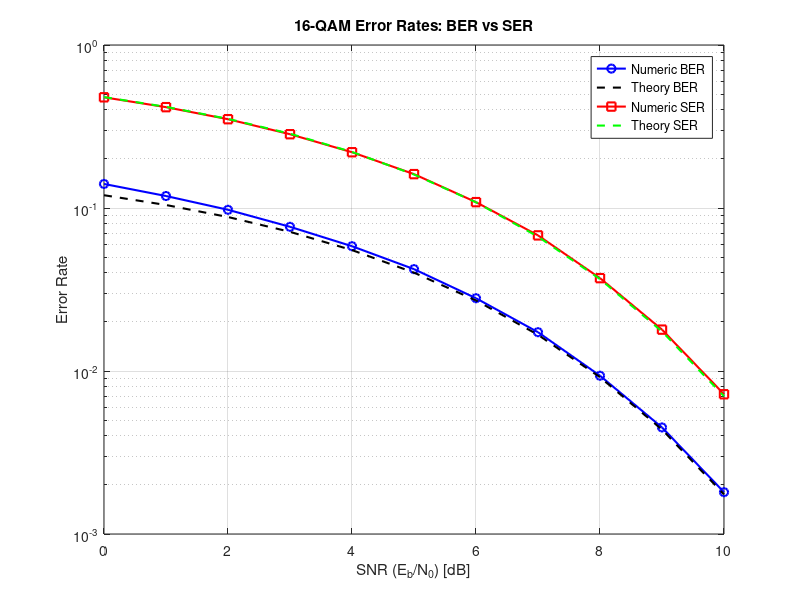
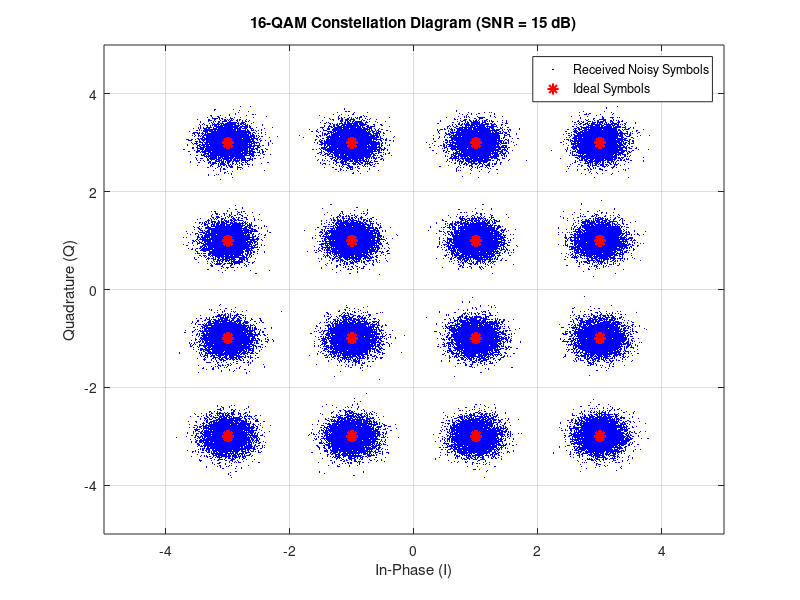

Reproduce these figures in MATLAB, in order.
% System simulation parameters for 16-QAM
N_bits = 4e5; % Total number of random bits (multiple of 4)
N_symb = N_bits / 4; % Number of symbols (4 bits per 16-QAM symbol)
SNR_dB = 0:1:10; % Vector of Signal-to-Noise Ratio (Eb/N0) in dB
SNR_lin = 10.^(SNR_dB / 10); % Conversion from dB to linear scale

% Preallocate arrays to store results
simulated_BER = zeros(1, length(SNR_dB));
theoretical_BER = zeros(1, length(SNR_dB));
simulated_SER = zeros(1, length(SNR_dB));
theoretical_SER = zeros(1, length(SNR_dB));

for k = 1:length(SNR_dB)
    % 1. Generate bit stream for 4 bits per symbol
    b1 = randi([0 1], 1, N_symb); 
    b2 = randi([0 1], 1, N_symb); 
    b3 = randi([0 1], 1, N_symb); 
    b4 = randi([0 1], 1, N_symb); 
    
    % 2. Symbol mapping with Gray coding (PAM-4 for I and Q)
    I = zeros(1, N_symb);
    I(b1 == 0 & b2 == 0) = -3;
    I(b1 == 0 & b2 == 1) = -1;
    I(b1 == 1 & b2 == 1) =  1;
    I(b1 == 1 & b2 == 0) =  3;
    
    Q = zeros(1, N_symb);
    Q(b3 == 0 & b4 == 0) = -3;
    Q(b3 == 0 & b4 == 1) = -1;
    Q(b3 == 1 & b4 == 1) =  1;
    Q(b3 == 1 & b4 == 0) =  3;
    
    % Define complex symbol as S = I + 1j*Q
    S_k = I + 1j * Q; 
    
    % 3. Add noise - AWGN channel
    % The symbols are +/-1, +/-3 in both I and Q.
    % Average symbol energy Es = E(|I|^2) + E(|Q|^2) = 5 + 5 = 10.
    % Bit energy Eb = Es / 4 = 10 / 4 = 2.5.
    N0 = 2.5 / SNR_lin(k);
    
    % Generate complex Gaussian noise
    n_k = sqrt(N0 / 2) * (randn(1, N_symb) + 1j * randn(1, N_symb)); 
    
    % Received signal: r = S + n = rI + jrQ
    r_k = S_k + n_k; 
    r_I = real(r_k);
    r_Q = imag(r_k);
    
    % 4. Decision for I and Q according to decision law for 4-PAM
    % Start that all the decision vector elements are -3
    dec_I = -3 * ones(1, N_symb);
    dec_Q = -3 * ones(1, N_symb);
    
    % Find vector indices and set decisions for I
    dec_I(r_I >= -2) = -1;
    dec_I(r_I >= 0)  =  1;
    dec_I(r_I >= 2)  =  3; 
    
    % Find vector indices and set decisions for Q
    dec_Q(r_Q >= -2) = -1;
    dec_Q(r_Q >= 0)  =  1;
    dec_Q(r_Q >= 2)  =  3;
    
    % 5. Symbol to bit conversion (Inverse Gray coding)
    dec_b1 = zeros(1, N_symb); dec_b2 = zeros(1, N_symb);
    dec_b3 = zeros(1, N_symb); dec_b4 = zeros(1, N_symb);
    
    dec_b1(dec_I == 1 | dec_I == 3) = 1;
    dec_b2(dec_I == -1 | dec_I == 1) = 1;
    
    dec_b3(dec_Q == 1 | dec_Q == 3) = 1;
    dec_b4(dec_Q == -1 | dec_Q == 1) = 1;
    
    % 6. Calculate SER and BER numerically
    % Error_bit = error_b1 + error_b2 + error_b3 + error_b4
    err_b1 = sum(b1 ~= dec_b1);
    err_b2 = sum(b2 ~= dec_b2);
    err_b3 = sum(b3 ~= dec_b3);
    err_b4 = sum(b4 ~= dec_b4);
    
    % BER = sum(Error_bit)/(4Nsymb)
    total_bit_errors = err_b1 + err_b2 + err_b3 + err_b4;
    simulated_BER(k) = total_bit_errors / (4 * N_symb); 
    
    % SER = sum(Error_symb)/(Nsymb)
    err_symb = (I ~= dec_I) | (Q ~= dec_Q);
    simulated_SER(k) = sum(err_symb) / N_symb;
    
    % 7. Theoretical results for 16-QAM
    % Probability of error in one dimension (PAM-4)
    P_sqrtM = 1.5 * qfunc(sqrt(0.8 * SNR_lin(k)));
    
    % SER for square QAM: 1 - (1 - P_sqrtM)^2
    theoretical_SER(k) = 1 - (1 - P_sqrtM)^2;
    
    % Theoretical BER with Gray coding is approximately SER / log2(M)
    theoretical_BER(k) = theoretical_SER(k) / 4;
end

% Plot the graph - Compare BER and SER
figure;
semilogy(SNR_dB, simulated_BER, 'bo-', 'LineWidth', 1.5, 'MarkerSize', 6);
hold on;
semilogy(SNR_dB, theoretical_BER, 'k--', 'LineWidth', 1.5);
semilogy(SNR_dB, simulated_SER, 'rs-', 'LineWidth', 1.5, 'MarkerSize', 6);
semilogy(SNR_dB, theoretical_SER, 'g--', 'LineWidth', 1.5);
grid on;
xlabel('SNR (E_b/N_0) [dB]');
ylabel('Error Rate');
title('16-QAM Error Rates: BER vs SER');
legend('Numeric BER', 'Theory BER', 'Numeric SER', 'Theory SER');
% --- 16-QAM Constellation Diagram ---
% Set a specific SNR for the plot (e.g., 15 dB)
SNR_dB_plot = 15; 
SNR_lin_plot = 10^(SNR_dB_plot / 10);
N0_plot = 2.5 / SNR_lin_plot;

% Generate noise and received signal for the chosen SNR
n_k_plot = sqrt(N0_plot / 2) * (randn(1, N_symb) + 1j * randn(1, N_symb)); 
r_k_plot = S_k + n_k_plot; 

% Plotting
figure;
% Plot the noisy received symbols (blue dots)
plot(real(r_k_plot), imag(r_k_plot), 'b.', 'MarkerSize', 2); 
hold on;
% Plot the ideal transmitted symbols (red stars)
plot(real(S_k), imag(S_k), 'r*', 'MarkerSize', 8, 'LineWidth', 1.5); 

grid on;
xlabel('In-Phase (I)');
ylabel('Quadrature (Q)');
title(['16-QAM Constellation Diagram (SNR = ', num2str(SNR_dB_plot), ' dB)']);
legend('Received Noisy Symbols', 'Ideal Symbols');
axis([-5 5 -5 5]); % Keep axes scaled properly
